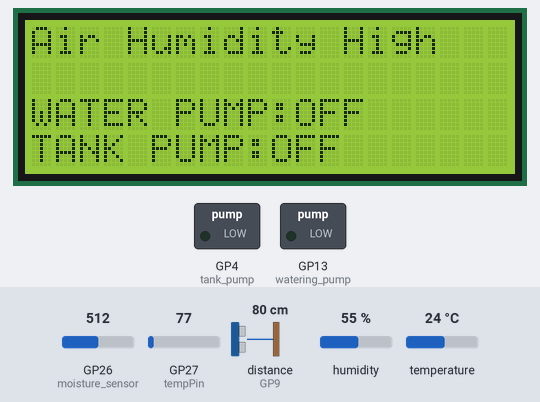
Recording of a sketch running on a simulated Raspberry Pi Pico. Shown: 20×4 character LCD, switched loads named in the sketch (green lamp = pin HIGH). Wiring (inferred from the names in the program): ultrasonic range finder: trigger GP10; echo GP9. The inputs (shaded band) are chosen by the test bench; at power-on: distance to the obstacle (sensor on GP9) 80 cm, humidity 55 %, GP26 (moisture_sensor) = 512, GP27 (tempPin) = 77, temperature 24 °C. The echo pulse lasts 58.3 µs per cm; pins used as bus, display or sensor lines are not drawn; what the sketch prints to the serial monitor is not drawn.

Above: at 4.9 s.
5.0 s: distance to the obstacle (sensor on GP9) set to 60 cm
11.2 s: humidity set to 37 %
14.4 s: humidity set to 34 %
At 18.5 s:
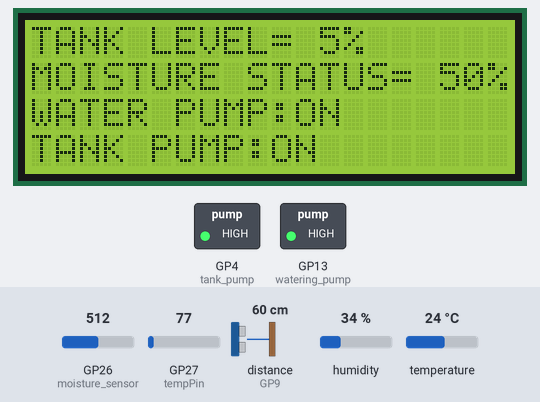
18.8 s: GP26 (moisture_sensor) set to 863
At 20.5 s:
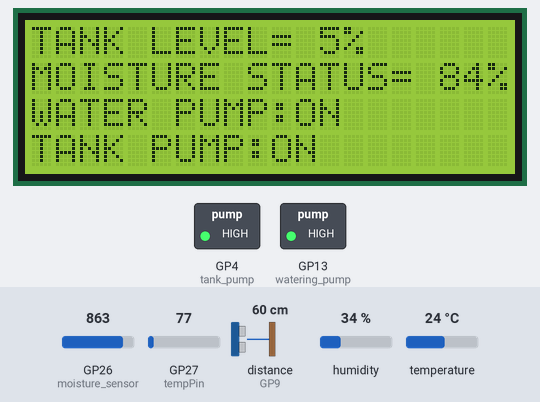
21.5 s: GP26 (moisture_sensor) set to 897
At 23.9 s:
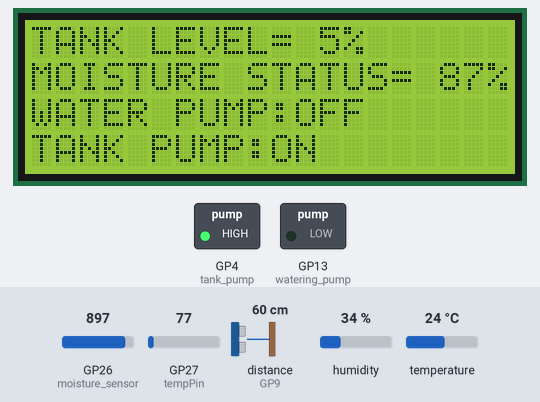
24.9 s: distance to the obstacle (sensor on GP9) set to 2 cm
Timing chart, 0 to 27.9 s (numbered marks = the images above; inputs shaded):
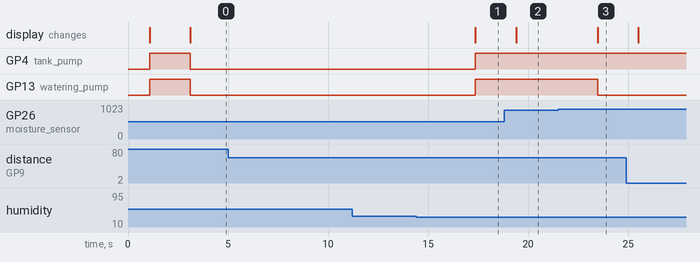

Measured:
- the behaviour switches between 36 and 35 % on humidity (found by bisection; images 0 and 1)
- the behaviour switches between 879 and 880 on GP26 (moisture_sensor) (found by bisection; images 2 and 3)
- after the input at 5.0 s, every drawn part: stays the same
- after the input at 11.2 s, every drawn part: stays the same
- after the input at 14.4 s, GP4 (tank_pump), GP13 (watering_pump): LOW → HIGH after 3.0 s; the display: changes after 3.0 s (image 1)
- after the input at 18.8 s, the display: changes after 0.61 s (image 2)
- after the input at 21.5 s, GP13 (watering_pump): HIGH → LOW after 2.0 s; the display: changes after 2.0 s (image 3)

The sketch:

automatic_irrigation_code.ino
```cpp
#include<LiquidCrystal.h>
#include <DHT.h>

#define echo 9
#define trigger 10
#define tank_pump 4
#define watering_pump 13
#define moisture_sensor A0
#define tempPin A1
#define dhtPin A2
#define DHTTYPE DHT11

DHT dht(dhtPin, DHTTYPE);

long duration;
int distance;
int moistureValue;
int distancePercent;
int moistPercent;
const float speedOfSound = 0.034;

float temp;
float humidity;
const float tempResolution = 1024.0;
const float voltage = 5000.0;

LiquidCrystal lcd(12,11,8,7,6,5);
const int lcdRows = 4;
const int lcdCols = 20;


void setup1()
{
  pinMode(tempPin, INPUT);
  Serial.begin(9600);
  dht.begin();
}

void readTemperature()
{
temp = analogRead(tempPin);
humidity = dht.readHumidity() * 2;
temp = dht.readTemperature() * 2;
Serial.print("Humidity = ");
Serial.print(humidity);
Serial.println("%  ");
Serial.print("Temperature: ");
Serial.print(temp);
Serial.println(" *C ");

delay(1000);
}

void setup ()
{
lcd.begin(lcdCols, lcdRows);
Serial.begin(9600);
pinMode(echo,INPUT);
pinMode(moisture_sensor,INPUT);
pinMode(trigger,OUTPUT);
digitalWrite(trigger,LOW);
pinMode(watering_pump,OUTPUT);
pinMode(tank_pump,OUTPUT);
digitalWrite(watering_pump,LOW);
digitalWrite(tank_pump,LOW);

lcd.setCursor(0,0);
lcd.print("AUTOMATED IRRIGATION");
lcd.setCursor(0,1);
lcd.print("SYSTEM");
delay(1000);
lcd.clear();
}

void loop()
{
digitalWrite(trigger,LOW);
delayMicroseconds(2);
digitalWrite(trigger,HIGH);
delayMicroseconds(10);
digitalWrite(trigger,LOW);
duration=pulseIn(echo,HIGH);
distance=duration*speedOfSound/2;
distancePercent=map(distance,0,1023,0,100);
moistureValue= analogRead(moisture_sensor);
moistPercent=map(moistureValue,0,1023,0,100);
LCD();
readTemperature();
}

void LCD()
{
    if (humidity <= 70) {
        lcd.clear();
    lcd.setCursor(0,0);
    lcd.print("TANK LEVEL= ");
    lcd.print(distancePercent);
    lcd.print("%");
    lcd.setCursor(0,1);
    lcd.print("MOISTURE STATUS= ");
    lcd.print(moistPercent);
    lcd.print("%");
    if (distancePercent>50 && moistPercent<70)
    {
    lcd.setCursor(0,2);
    lcd.print("WATER PUMP:");
    lcd.print("ON");
    lcd.setCursor(0,3);
    lcd.print("TANK PUMP:");
    lcd.print("OFF");
    digitalWrite(tank_pump,LOW);
    digitalWrite(watering_pump,HIGH);
    delay(1000);
    }
    else if (distancePercent<65 &&moistPercent>85)
    {
    lcd.setCursor(0,2);
    lcd.print("WATER PUMP:");
    lcd.print("OFF");
    lcd.setCursor(0,3);
    lcd.print("TANK PUMP:");
    lcd.print("ON");
    digitalWrite(tank_pump,HIGH);
    digitalWrite(watering_pump,LOW);
    delay(1000);
    }
    else if (distancePercent>65 &&moistPercent>85)
    {
    lcd.setCursor(0,2);
    lcd.print("WATER PUMP:");
    lcd.print("OFF");
    lcd.setCursor(0,3);
    lcd.print("TANK PUMP:");
    lcd.print("OFF");
    digitalWrite(tank_pump,LOW);
    digitalWrite(watering_pump,LOW);
    delay(1000);
    }
    else if (distancePercent<65 &&moistPercent<85)
    {
    lcd.setCursor(0,2);
    lcd.print("WATER PUMP:");
    lcd.print("ON");
    lcd.setCursor(0,3);
    lcd.print("TANK PUMP:");
    lcd.print("ON");
    digitalWrite(tank_pump,HIGH);
    digitalWrite(watering_pump,HIGH);
    delay(1000);
    }
    } else {
        lcd.clear();
        lcd.setCursor(0,0);
        lcd.print("Air Humidity High");
        lcd.setCursor(0,2);
        lcd.print("WATER PUMP:");
        lcd.print("OFF");
        lcd.setCursor(0,3);
        lcd.print("TANK PUMP:");
        lcd.print("OFF");
        digitalWrite(tank_pump,LOW);
        digitalWrite(watering_pump,LOW);
        delay(1000);
    }
}
```
